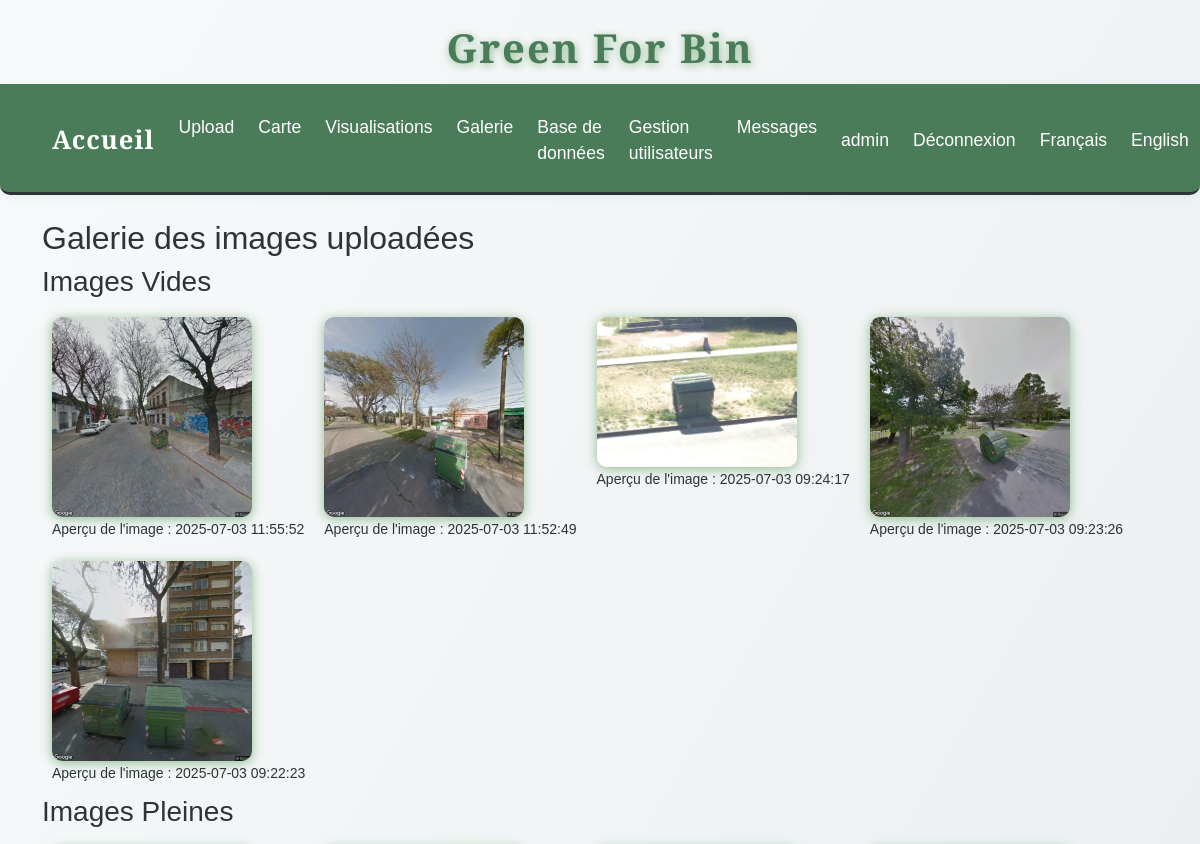
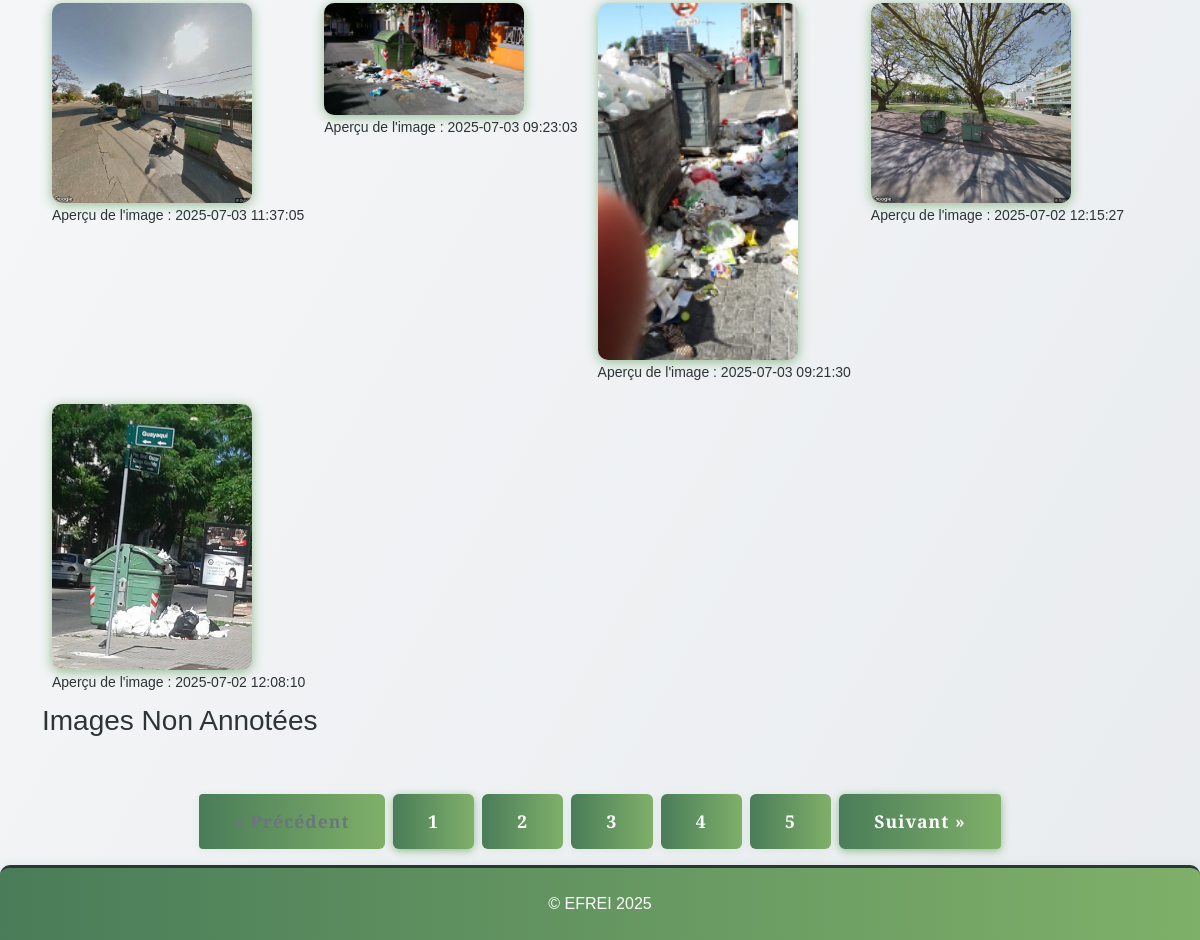
The page /gallery (signed in) on the database as committed earlier (2 pictures, top to bottom).
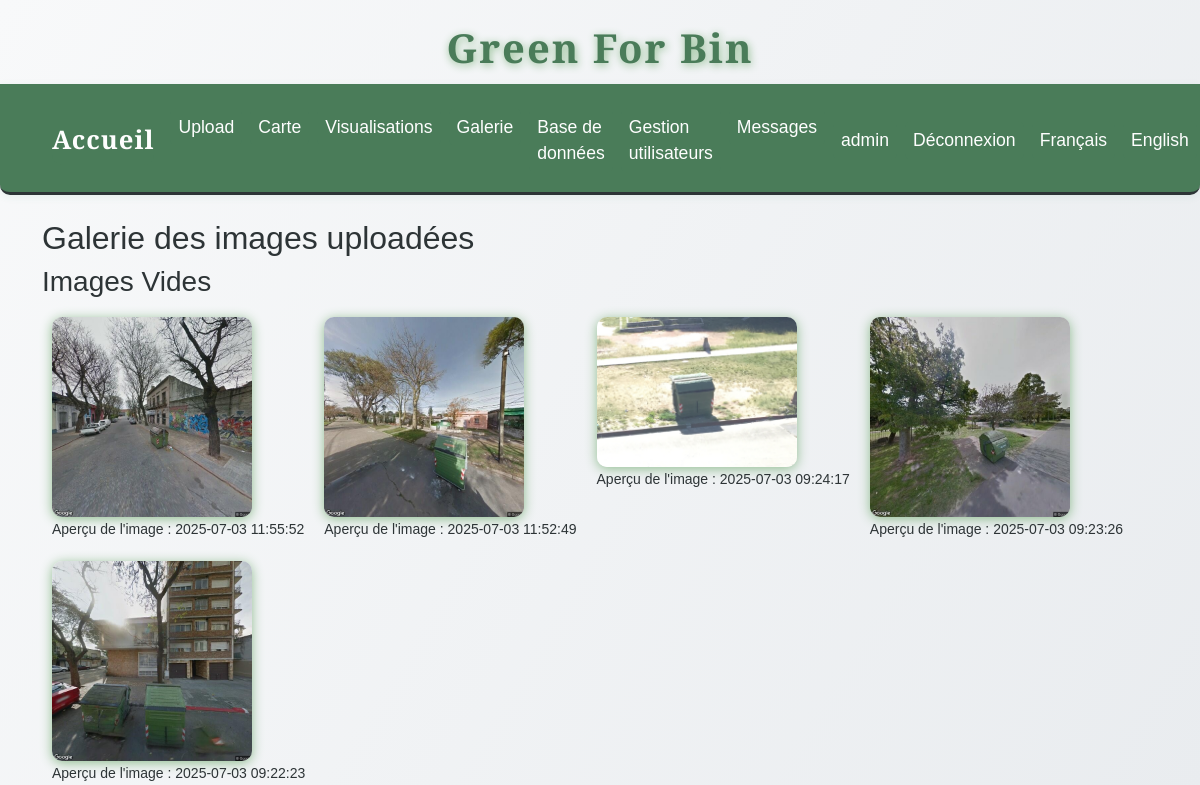
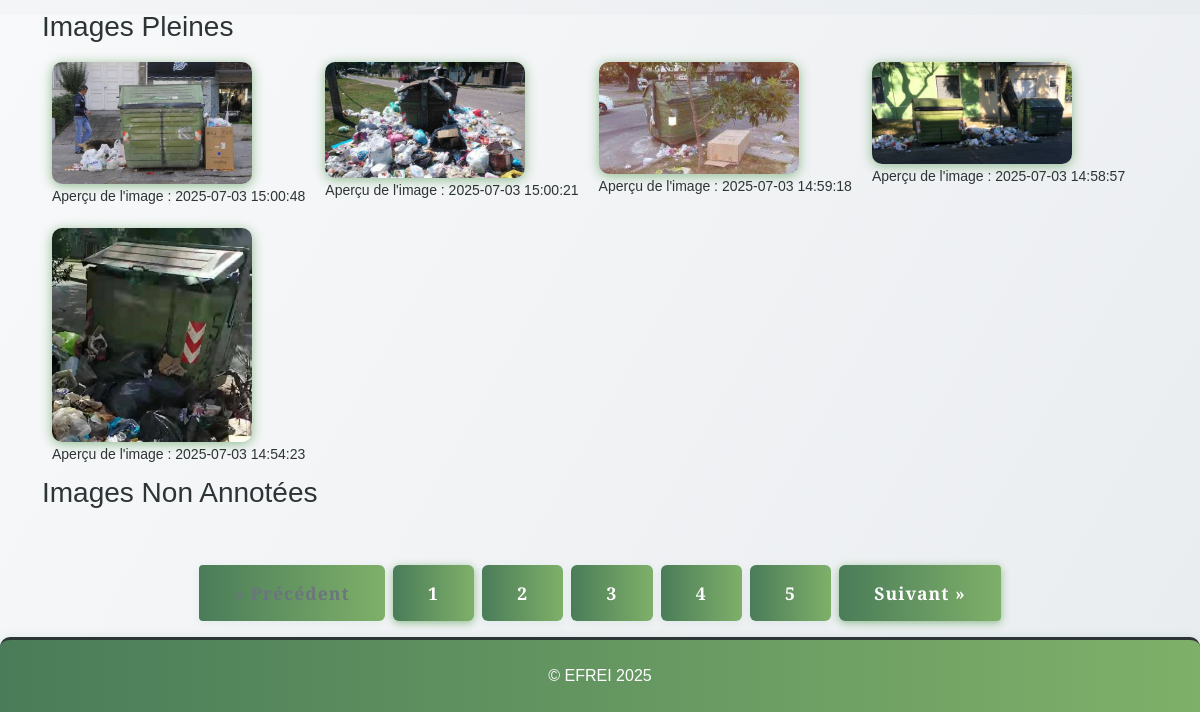
The same page on the database as committed later (2 pictures, top to bottom).
### tables this page shows
CREATE TABLE images (
                id INTEGER PRIMARY KEY AUTOINCREMENT,
                filename TEXT,
                upload_date TEXT,
                annotation TEXT,
                width INTEGER,
                height INTEGER,
                file_size INTEGER,
                avg_color TEXT,
                hist_rgb TEXT,
                hist_lum TEXT,
                contrast INTEGER,
                contour_count INTEGER,
                localisation TEXT
            , std_h REAL, std_s REAL, std_v REAL);

### app.py (the view)
@app.route('/gallery')
@login_required
def gallery():
    page = int(request.args.get('page', 1))
    per_page = 5
    offset = (page - 1) * per_page
    with sqlite3.connect(DB_PATH) as conn:
        c = conn.cursor()
        c.execute("SELECT COUNT(*) FROM images WHERE annotation LIKE '%vide%'")
        total_vides = c.fetchone()[0]
        c.execute("SELECT filename, upload_date FROM images WHERE annotation LIKE '%vide%' ORDER BY upload_date DESC LIMIT ? OFFSET ?", (per_page, offset))
        vides = c.fetchall()
        c.execute("SELECT COUNT(*) FROM images WHERE annotation LIKE '%pleine%'")
        total_pleines = c.fetchone()[0]
        c.execute("SELECT filename, upload_date FROM images WHERE annotation LIKE '%pleine%' ORDER BY upload_date DESC LIMIT ? OFFSET ?", (per_page, offset))
        pleines = c.fetchall()
        c.execute("SELECT COUNT(*) FROM images WHERE annotation IS NULL OR annotation = ''")
        total_non_label = c.fetchone()[0]
        c.execute("SELECT filename, upload_date FROM images WHERE annotation IS NULL OR annotation = '' ORDER BY upload_date DESC LIMIT ? OFFSET ?", (per_page, offset))
        non_labelisees = c.fetchall()
    total_pages = max(ceil(max(total_vides, total_pleines, total_non_label) / per_page), 1)
    return render_template('gallery.html', vides=vides, pleines=pleines, non_labelisees=non_labelisees, page=page, total_pages=total_pages)

### app.py (called while the page is built)
def get_locale():
    return session.get('lang', request.accept_languages.best_match(['en', 'fr']))

@app.context_processor
def inject_locale():
    return dict(get_locale=get_locale)

def login_required(f):
    @wraps(f)
    def decorated_function(*args, **kwargs):
        if 'user_id' not in session:
            flash('Vous devez être connecté pour accéder à cette page.', 'error')
            return redirect(url_for('login'))
        return f(*args, **kwargs)
    return decorated_function

### templates/gallery.html (shortened to what this page needs)
{% extends "base.html" %}
{% block content %}
    <h2>{{ _('Galerie des images uploadées') }}</h2>
    <h3>{{ _('Images Vides') }}</h3>
    <div style="display: flex; flex-wrap: wrap;">
        {% for image in vides %}
            <div style="margin: 10px;">
                <img src="{{ url_for('static', filename='uploads/' + image[0]) }}" width="200" loading="lazy"><br>
                <small>{{ _('Aperçu de l\'image') }} : {{ image[1] }}</small>
            </div>
        {% endfor %}
    </div>
    <h3>{{ _('Images Pleines') }}</h3>
    <div style="display: flex; flex-wrap: wrap;">
        {% for image in pleines %}
            <div style="margin: 10px;">
                <img src="{{ url_for('static', filename='uploads/' + image[0]) }}" width="200" loading="lazy"><br>
                <small>{{ _('Aperçu de l\'image') }} : {{ image[1] }}</small>
            </div>
        {% endfor %}
    </div>
    <h3>{{ _('Images Non Annotées') }}</h3>
    {% include "pagination.html" %}
{% endblock %}

Rows that differ between the two databases and show on the page:
no longer on this page (row unchanged): images: filename (picture), upload_date "2025-07-03 11:37:05", shown under "Images Pleines"
no longer on this page (row unchanged): images: filename (picture), upload_date "2025-07-03 09:23:03", shown under "Images Pleines"
no longer on this page (row unchanged): images: filename (picture), upload_date "2025-07-03 09:21:30", shown under "Images Pleines"
no longer on this page (row unchanged): images: filename (picture), upload_date "2025-07-02 12:15:27", shown under "Images Pleines"
no longer on this page (row unchanged): images: filename (picture), upload_date "2025-07-02 12:08:10", shown under "Images Pleines"
added images: filename (picture), upload_date "2025-07-03 15:00:48", shown under "Images Pleines"
added images: filename (picture), upload_date "2025-07-03 15:00:21", shown under "Images Pleines"
added images: filename (picture), upload_date "2025-07-03 14:59:18", shown under "Images Pleines"
added images: filename (picture), upload_date "2025-07-03 14:58:57", shown under "Images Pleines"
added images: filename (picture), upload_date "2025-07-03 14:54:23", shown under "Images Pleines"
